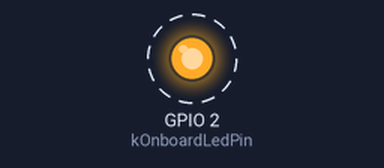
This program was run on a simulated ESP32. On the bench: output pins drawn as LEDs (lit = HIGH). Dashed ring = blinking. What the program prints to the serial monitor is not drawn.

Above: at 0.2 s.
Timing chart, 0 to 3.0 s (numbered marks = the images above):
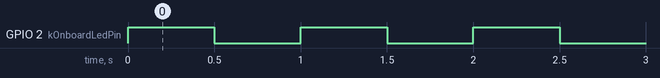

The program:

main.cpp
```cpp
#include <Arduino.h>

// DOIT ESP32 DEVKIT V1 defines LED_BUILTIN as GPIO 2, the small user LED.
// The power LED next to the USB port stays lit and does not blink.
// GPIO 2 is a strapping pin, so it must stay low while the chip resets. The
// onboard LED is wired so the pin idles low; this sketch drives it only after boot.
constexpr uint8_t kOnboardLedPin = LED_BUILTIN;
constexpr uint32_t kBlinkIntervalMs = 500;
constexpr uint32_t kSerialBaud = 115200;

void setup() {
  pinMode(kOnboardLedPin, OUTPUT);
  Serial.begin(kSerialBaud);
  Serial.println("blink: onboard LED on GPIO 2");
}

void loop() {
  digitalWrite(kOnboardLedPin, HIGH);
  Serial.println("on");
  delay(kBlinkIntervalMs);

  digitalWrite(kOnboardLedPin, LOW);
  Serial.println("off");
  delay(kBlinkIntervalMs);
}
```

Measured:
- by itself, GPIO 2 (kOnboardLedPin): alternates HIGH for 0.50 s and LOW for 0.50 s
